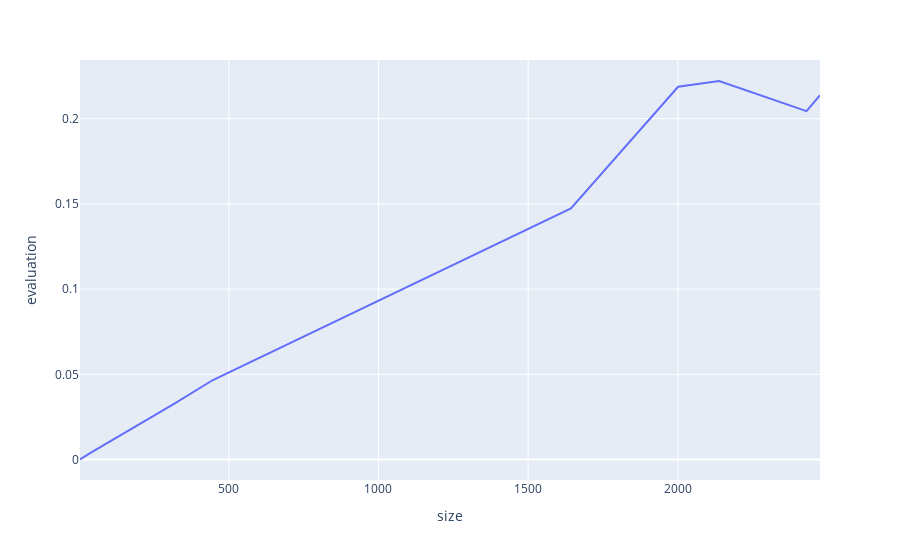

The notebook cell saved with this chart:
### Code cell
build_chart(sorted(data, key=lambda x:x[0]))

### Figure 1 — Plotly figure (JSON) as saved in the notebook; plotly's stock layout.template omitted (floating-point values rounded to 4 significant figures)
{"data": [{"hovertemplate": "size=%{x}<br>evaluation=%{y}<extra></extra>", "legendgroup": "", "line": {"color": "#636efa", "dash": "solid"}, "mode": "lines", "name": "", "orientation": "v", "showlegend": false, "type": "scatter", "x": [3, 5, 38, 317, 447, 1643, 2001, 2138, 2430, 2475], "xaxis": "x", "y": [0.0005393, 0.0003624, 0.003937, 0.03267, 0.04669, 0.1473, 0.2187, 0.2221, 0.2044, 0.2138], "yaxis": "y"}], "layout": {"legend": {"tracegroupgap": 0}, "margin": {"t": 60}, "xaxis": {"anchor": "y", "domain": [0, 1], "title": {"text": "size"}}, "yaxis": {"anchor": "x", "domain": [0, 1], "title": {"text": "evaluation"}}}}
